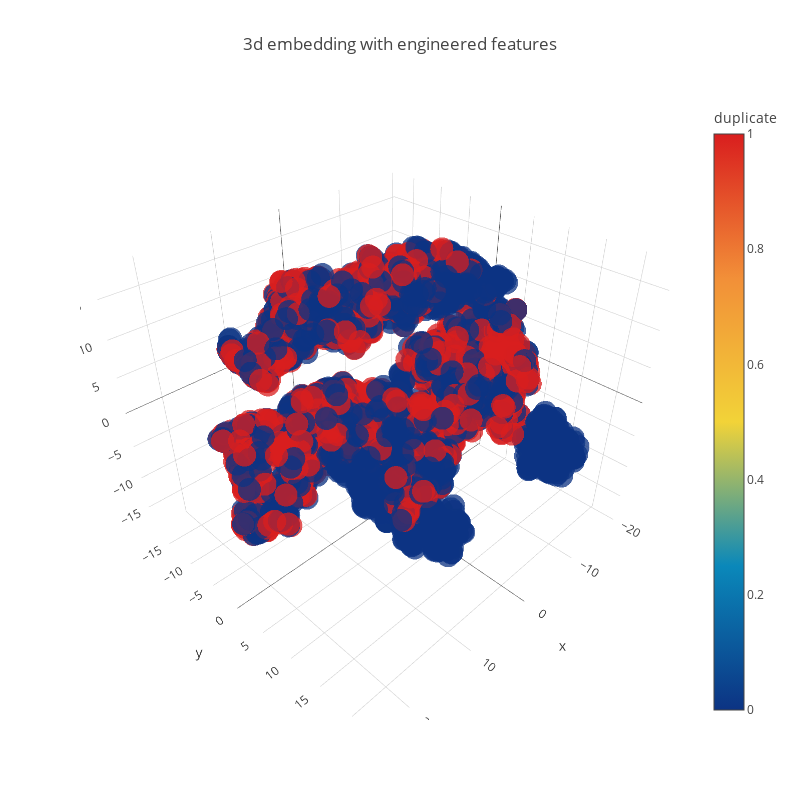

Here is the notebook cell this chart was saved with:
### Code cell
trace1 = go.Scatter3d(
    x=tsne3d[:,0],
    y=tsne3d[:,1],
    z=tsne3d[:,2],
    mode='markers',
    marker=dict(
        sizemode='diameter',
        color = y,
        colorscale = 'Portland',
        colorbar = dict(title = 'duplicate'),
        line=dict(color='rgb(255, 255, 255)'),
        opacity=0.75
    )
)

data=[trace1]
layout=dict(height=800, width=800, title='3d embedding with engineered features')
fig=dict(data=data, layout=layout)
py.iplot(fig, filename='3DBubble')

### Figure 1 — Plotly figure (JSON) as saved in the notebook; plotly's stock layout.template omitted (floating-point values rounded to 4 significant figures; data arrays with more than 128 entries replaced by an {"elided": "..."} marker saying what was removed)
{"data": [{"marker": {"color": {"elided": "5000 int values"}, "colorbar": {"title": {"text": "duplicate"}}, "colorscale": "Portland", "line": {"color": "rgb(255, 255, 255)"}, "opacity": 0.75, "sizemode": "diameter"}, "mode": "markers", "type": "scatter3d", "uid": "934e592e-4e8f-41e9-ae97-05b5e9711452", "x": {"elided": "5000 float values"}, "y": {"elided": "5000 float values"}, "z": {"elided": "5000 float values"}}], "layout": {"height": 800, "title": {"text": "3d embedding with engineered features"}, "width": 800}}
